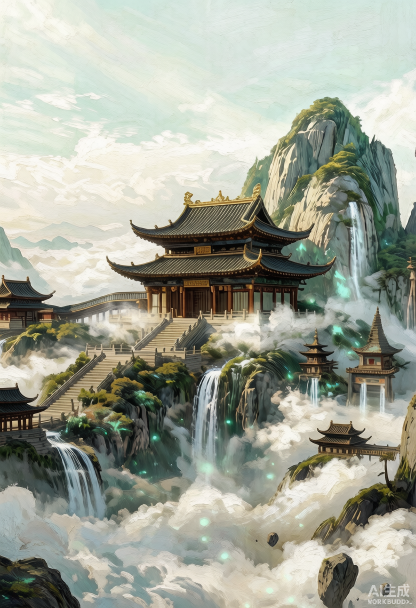
#> input picture art/backgrounds/_gen/sect_bg_grand/style01/bg.png, 832 x 1216 px, found by its file name (shown at 1/2 size)
$ python postprocess.py
#> lines starting #> are read from the running program, lines starting #| are printed output that depends on the picture
#> further down, img is the input picture: PIL image 832x1216 RGB; mean R, G, B 160.7, 164.3, 151.1
# -*- coding: utf-8 -*-
import os, sys, glob, subprocess
from PIL import Image

ROOT = "E:/Xiuxian/taixuanzongmenlu"
SRC_DIR = os.path.join(ROOT, "art/backgrounds/_gen/sect_bg_grand")
OUT_DIR = os.path.join(ROOT, "art/backgrounds")
CANVAS = (960, 1708)

def coversize(img):
    rgb = img.convert("RGB")
    sw, sh = rgb.size
#> sw = 832; sh = 1216
    rs, rt = sw / sh, CANVAS[0] / CANVAS[1]
#> rs = 0.684; rt = 0.562
    if rs > rt:
        nw, nh = int(round(CANVAS[1] * rs)), CANVAS[1]
#> nw = 1169; nh = 1708
        left = (nw - CANVAS[0]) // 2
#> left = 104
        return rgb.resize((nw, nh), Image.Resampling.LANCZOS).crop((left, 0, left + CANVAS[0], CANVAS[1]))
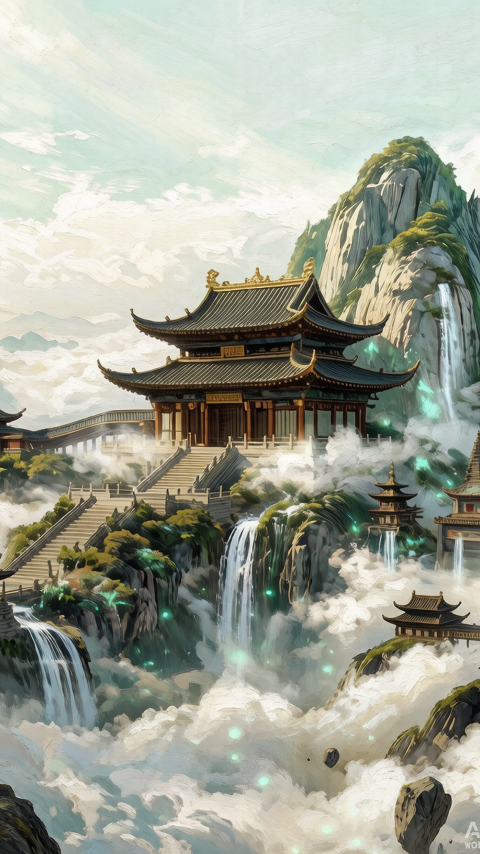
#> returned value: PIL image 960x1708 RGB (shown at 1/2 size); mean R, G, B 161.5, 164.9, 151.3
    nw, nh = CANVAS[0], int(round(CANVAS[0] / rs))
    top = (nh - CANVAS[1]) // 2
    return rgb.resize((nw, nh), Image.Resampling.LANCZOS).crop((0, top, CANVAS[0], top + CANVAS[1]))

# 1) resize + save finals
final_paths = []
for i in range(1, 11):
    src = os.path.join(SRC_DIR, f"style{i:02d}", "bg.png")
    dst = os.path.join(OUT_DIR, f"sect_bg_grand_{i:02d}.png")
    if not os.path.exists(src):
        print(f"[SKIP] missing {src}")
        continue
    img = Image.open(src)
    out = coversize(img)
    out.save(dst, "PNG")
    final_paths.append(dst)
    print(f"[SAVE] {dst} ({out.size})")
#| [SAVE] E:/Xiuxian/taixuanzongmenlu/art/backgrounds/sect_bg_grand_01.png ((960, 1708))

# 2) build 2x5 overview montage
n = len(final_paths)
if n:
    thumb_w, thumb_h = 240, 426
    montage = Image.new("RGB", (thumb_w * 5, thumb_h * 2), (20, 25, 23))
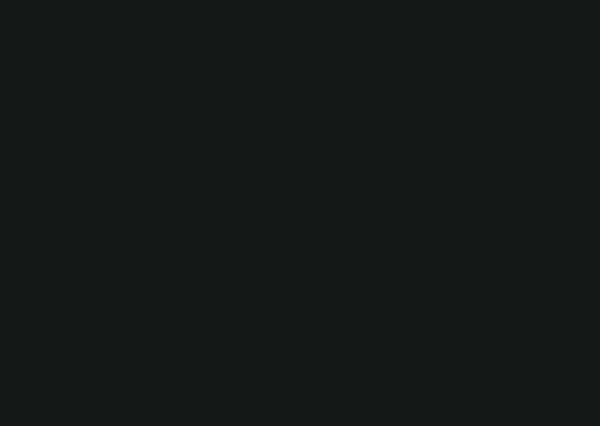
#> montage: PIL image 1200x852 RGB (shown at 1/2 size); mean R, G, B 20, 25, 23
    for idx, path in enumerate(final_paths):
        img = Image.open(path).resize((thumb_w, thumb_h), Image.Resampling.LANCZOS)
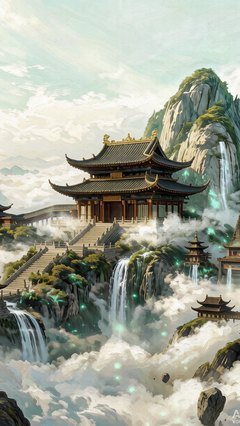
#> img: PIL image 240x426 RGB; mean R, G, B 161.5, 164.9, 151.3
        x = (idx % 5) * thumb_w
        y = (idx // 5) * thumb_h
        montage.paste(img, (x, y))
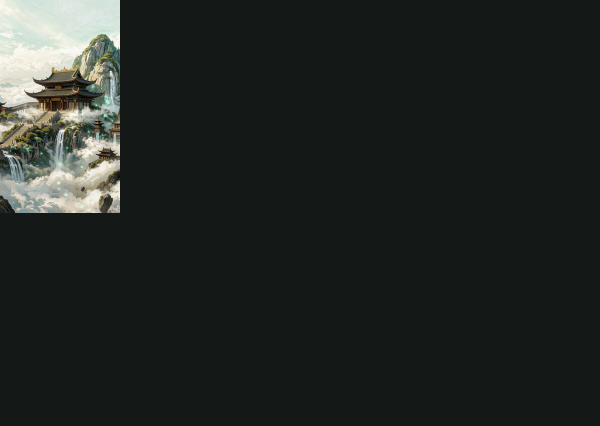
#> montage: PIL image 1200x852 RGB (shown at 1/2 size); mean R, G, B 34.1, 39, 35.8
    montage_path = os.path.join(SRC_DIR, "overview_2x5.png")
    montage.save(montage_path, "PNG")
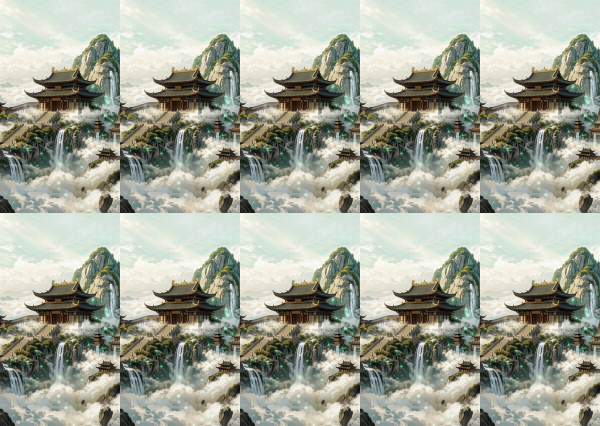
#> saved as overview_2x5.png: PIL image 1200x852 RGB (shown at 1/2 size); mean R, G, B 161.5, 164.9, 151.3
    print(f"[MONTAGE] {montage_path}")
#| [MONTAGE] E:/Xiuxian/taixuanzongmenlu/art/backgrounds/_gen/sect_bg_grand/overview_2x5.png

# 3) run scene_validate
validator = os.path.join(ROOT, "art/scene_pipeline/scene_validate.py")
if os.path.exists(validator):
    cmd = [
        sys.executable, validator,
        "--src", OUT_DIR,
        "--pattern", "sect_bg_grand_*.png",
    ]
    print("[VALIDATE]", " ".join(cmd))
    subprocess.run(cmd, check=False)
else:
    print("[WARN] scene_validate.py not found")
